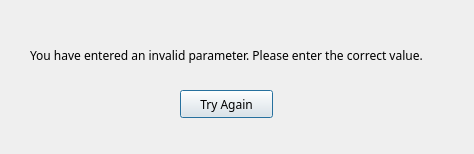
<?xml version="1.0" encoding="UTF-8"?>
<ui version="4.0">
 <class>error_dialog</class>
 <widget class="QDialog" name="error_dialog">
  <property name="geometry">
   <rect>
    <x>0</x>
    <y>0</y>
    <width>474</width>
    <height>154</height>
   </rect>
  </property>
  <property name="minimumSize">
   <size>
    <width>474</width>
    <height>154</height>
   </size>
  </property>
  <property name="maximumSize">
   <size>
    <width>474</width>
    <height>154</height>
   </size>
  </property>
  <property name="windowTitle">
   <string>Invalid Value</string>
  </property>
  <property name="windowIcon">
   <iconset>
    <normaloff>false-2061131_960_720.png</normaloff>false-2061131_960_720.png</iconset>
  </property>
  <widget class="QPushButton" name="try_again_btn">
   <property name="geometry">
    <rect>
     <x>180</x>
     <y>90</y>
     <width>93</width>
     <height>28</height>
    </rect>
   </property>
   <property name="font">
    <font>
     <family>Microsoft YaHei</family>
    </font>
   </property>
   <property name="text">
    <string>Try Again</string>
   </property>
  </widget>
  <widget class="QLabel" name="label">
   <property name="geometry">
    <rect>
     <x>30</x>
     <y>40</y>
     <width>431</width>
     <height>31</height>
    </rect>
   </property>
   <property name="font">
    <font>
     <family>Microsoft YaHei</family>
    </font>
   </property>
   <property name="text">
    <string>You have entered an invalid parameter. Please enter the correct value.</string>
   </property>
  </widget>
 </widget>
 <resources/>
 <connections/>
</ui>
